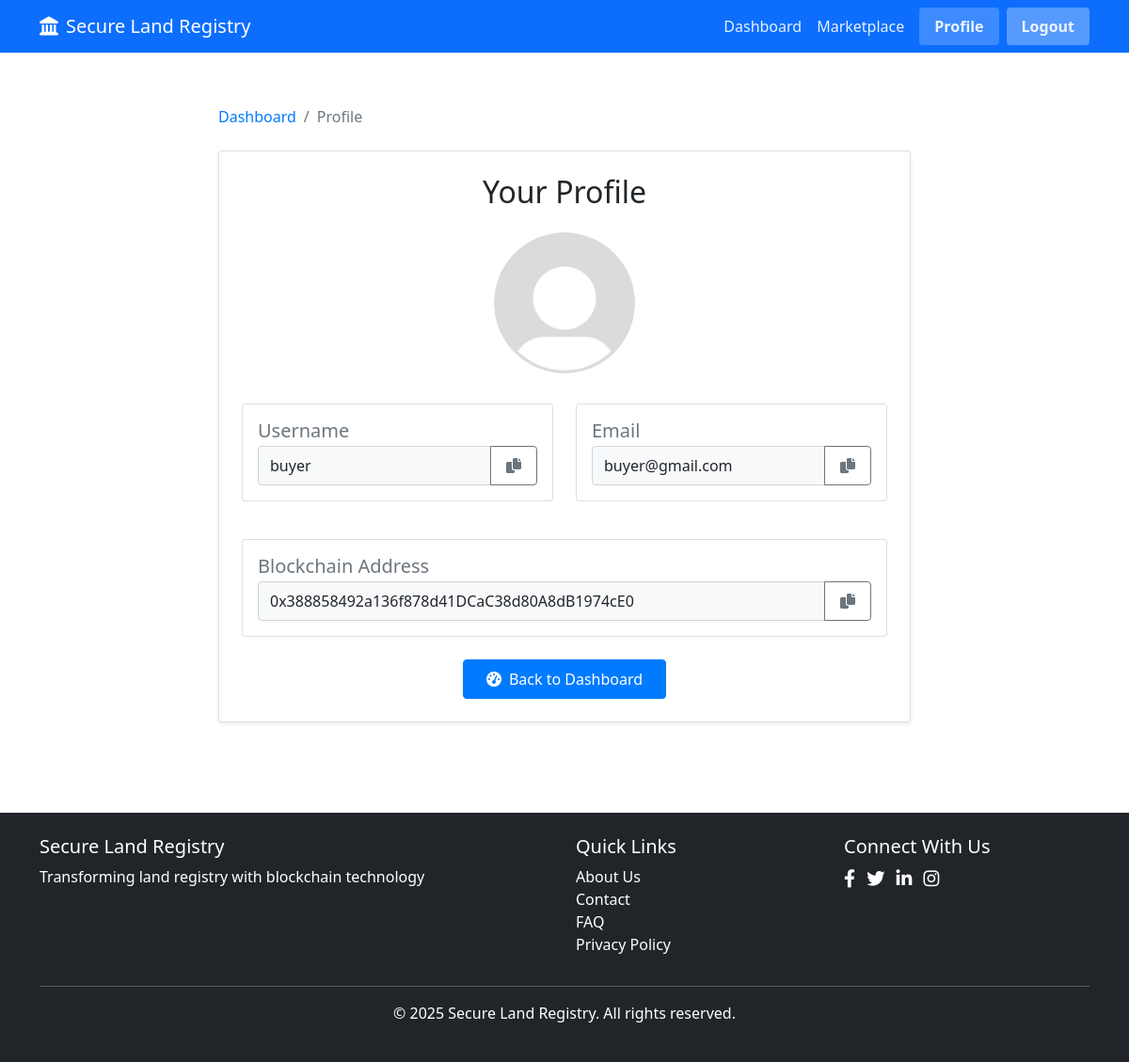
The page /profile (signed in) on the database its author committed.
### app.py (models this page shows, shortened)
class User(db.Model):
    id = db.Column(db.Integer, primary_key=True)
    username = db.Column(db.String(80), unique=True, nullable=False)
    email = db.Column(db.String(120), unique=True, nullable=False)
    password_hash = db.Column(db.String(200), nullable=False)
    blockchain_address = db.Column(db.String(42), unique=True, nullable=False)
    profile_image = db.Column(db.String(200), default="default_profile.jpg")
    created_at = db.Column(db.DateTime, default=datetime.utcnow)

### app.py (the view, shortened to what this page needs)
@app.route("/profile", methods=["GET", "POST"])
def profile():
    if "user_id" not in session:
        flash("Please log in first", "warning")
        return redirect(url_for("login"))
    user = User.query.get(session["user_id"])
    return render_template("profile.html", user=user)

### templates/profile.html (shortened to what this page needs)
{% extends 'layout.html' %}
{% block content %}
<div class="container py-5">
    <div class="row justify-content-center">
        <div class="col-md-8">
            <nav aria-label="breadcrumb">
                <ol class="breadcrumb">
                    <li class="breadcrumb-item"><a href="{{ url_for('dashboard') }}">Dashboard</a></li>
                    <li class="breadcrumb-item active">Profile</li>
                </ol>
            </nav>
            <div class="card shadow-sm rounded">
                <div class="card-body p-4">
                    <h2 class="text-center mb-4">Your Profile</h2>
                    <div class="text-center mb-4 position-relative">
                        <div class="profile-upload-container">
                            <img src="{{ url_for('static', filename='uploads/profiles/' + user.profile_image) }}"
                                alt="Profile Picture" class="profile-img-lg mb-2" id="profile-preview">
                        </div>
                    </div>
                    <div class="row mb-4">
                        <div class="col-md-6 mb-3">
                            <div class="card h-100">
                                <div class="card-body">
                                    <h5 class="card-title text-muted mb-1">Username</h5>
                                    <div class="input-group">
                                        <input type="text" class="form-control bg-light" value="{{ user.username }}"
                                            id="username-field" readonly>
                                        <button class="btn btn-outline-secondary copy-btn" type="button"
                                            data-copy-target="username-field" data-field-name="Username">
                                            <i class="fas fa-copy"></i>
                                        </button>
                                    </div>
                                </div>
                            </div>
                        </div>
                        <div class="col-md-6 mb-3">
                            <div class="card h-100">
                                <div class="card-body">
                                    <h5 class="card-title text-muted mb-1">Email</h5>
                                    <div class="input-group">
                                        <input type="text" class="form-control bg-light" value="{{ user.email }}"
                                            id="email-field" readonly>
                                        <button class="btn btn-outline-secondary copy-btn" type="button"
                                            data-copy-target="email-field" data-field-name="Email">
                                            <i class="fas fa-copy"></i>
                                        </button>
                                    </div>
                                </div>
                            </div>
                        </div>
                    </div>
                    <div class="card mb-4">
                        <div class="card-body">
                            <h5 class="card-title text-muted mb-1">Blockchain Address</h5>
                            <div class="input-group">
                                <input type="text" class="form-control bg-light text-truncate"
                                    value="{{ user.blockchain_address }}" id="address-field" readonly>
                                <button class="btn btn-outline-secondary copy-btn" type="button"
                                    data-copy-target="address-field" data-field-name="Blockchain Address">
                                    <i class="fas fa-copy"></i>
                                </button>
                            </div>
                        </div>
                    </div>
                    <div class="d-flex justify-content-center">
                        <a href="{{ url_for('dashboard') }}" class="btn btn-primary px-4 py-2">
                            <i class="fas fa-tachometer-alt me-2"></i>Back to Dashboard
                        </a>
                    </div>
                </div>
            </div>
        </div>
    </div>
</div>
<div class="position-fixed bottom-0 end-0 p-3" style="z-index: 11">
</div>
{% endblock %}

### static/css/style.css (style rules this page uses)
body { font-family: 'Segoe UI', Tahoma, Geneva, Verdana, sans-serif; }
.profile-img-lg { width: 150px; height: 150px; object-fit: cover; border-radius: 50%; }
.profile-upload-container { position: relative; display: inline-block; cursor: pointer; transition: all 0.3s ease; }
.copy-btn { transition: all 0.2s ease; }
.form-control[readonly] { cursor: default; }
.text-truncate { white-space: nowrap; overflow: hidden; text-overflow: ellipsis; }
.card .btn-primary { position: relative; overflow: hidden; z-index: 1; }
.card .btn-primary:after { content: ''; position: absolute; top: 0; left: -100%; width: 100%; height: 100%; background: rgba(255, 255, 255, 0.2); transition: all 0.3s ease; z-index: -1; }
.card.shadow-sm { box-shadow: 0 0.125rem 0.25rem rgba(0, 0, 0, 0.075) !important; }
.btn { border-radius: 0.25rem; padding: 0.5rem 1rem; }
.btn-primary { background-color: #007bff; border-color: #007bff; }
.form-control { border-radius: 0.25rem; }
.breadcrumb { background-color: transparent; padding: 0.5rem 0; }
.breadcrumb-item a { color: #007bff; text-decoration: none; }
.breadcrumb-item.active { color: #6c757d; }

### rows shown on the page
User: profile_image (placeholder picture), username "buyer", email "buyer@gmail.com", blockchain_address "0x388858492a136f878d41DCaC38d80A8dB1974cE0"
